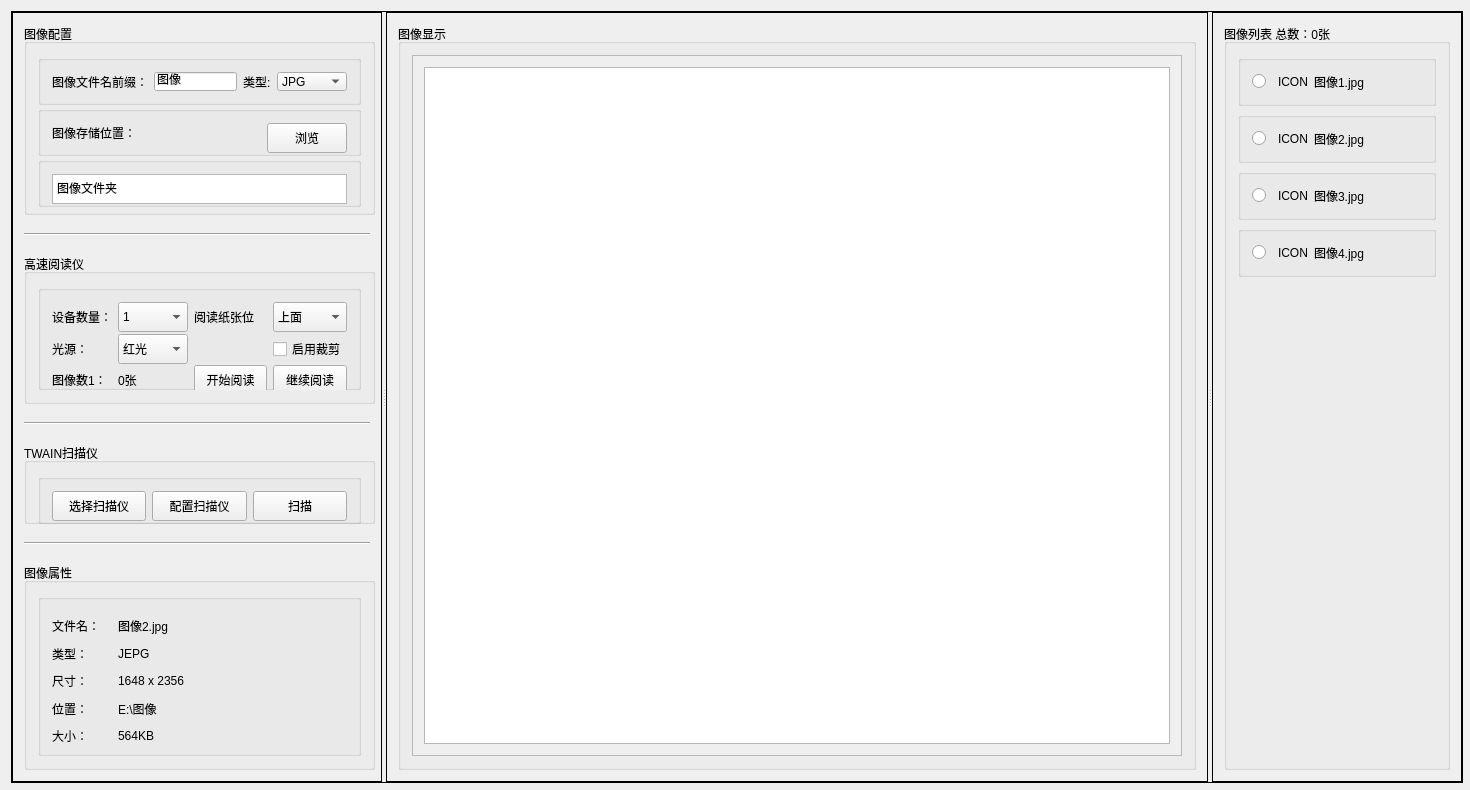
<?xml version="1.0" encoding="UTF-8"?>
<ui version="4.0">
 <class>FormImageGetterClass</class>
 <widget class="QMainWindow" name="FormImageGetterClass">
  <property name="geometry">
   <rect>
    <x>0</x>
    <y>0</y>
    <width>1470</width>
    <height>790</height>
   </rect>
  </property>
  <property name="minimumSize">
   <size>
    <width>0</width>
    <height>790</height>
   </size>
  </property>
  <property name="windowTitle">
   <string>FormImageGetter</string>
  </property>
  <widget class="QWidget" name="centralWidget">
   <property name="minimumSize">
    <size>
     <width>1470</width>
     <height>790</height>
    </size>
   </property>
   <layout class="QGridLayout" name="gridLayout_3">
    <item row="0" column="0">
     <widget class="QSplitter" name="splitter">
      <property name="minimumSize">
       <size>
        <width>1452</width>
        <height>772</height>
       </size>
      </property>
      <property name="frameShape">
       <enum>QFrame::Panel</enum>
      </property>
      <property name="orientation">
       <enum>Qt::Horizontal</enum>
      </property>
      <widget class="QFrame" name="frame_2">
       <property name="sizePolicy">
        <sizepolicy hsizetype="Preferred" vsizetype="Preferred">
         <horstretch>0</horstretch>
         <verstretch>0</verstretch>
        </sizepolicy>
       </property>
       <property name="minimumSize">
        <size>
         <width>370</width>
         <height>700</height>
        </size>
       </property>
       <property name="maximumSize">
        <size>
         <width>370</width>
         <height>16777215</height>
        </size>
       </property>
       <property name="frameShape">
        <enum>QFrame::Panel</enum>
       </property>
       <layout class="QVBoxLayout" name="verticalLayout_5">
        <property name="spacing">
         <number>18</number>
        </property>
        <item>
         <widget class="QGroupBox" name="groupBox_10">
          <property name="minimumSize">
           <size>
            <width>351</width>
            <height>191</height>
           </size>
          </property>
          <property name="title">
           <string>图像配置</string>
          </property>
          <layout class="QVBoxLayout" name="verticalLayout">
           <item>
            <widget class="QGroupBox" name="groupBox_11">
             <property name="minimumSize">
              <size>
               <width>0</width>
               <height>50</height>
              </size>
             </property>
             <property name="title">
              <string/>
             </property>
             <layout class="QHBoxLayout" name="horizontalLayout_2">
              <item>
               <widget class="QLabel" name="label">
                <property name="text">
                 <string>图像文件名前缀：</string>
                </property>
               </widget>
              </item>
              <item>
               <widget class="QLineEdit" name="TextBox_ImageFileNamePrefix">
                <property name="sizePolicy">
                 <sizepolicy hsizetype="Preferred" vsizetype="Preferred">
                  <horstretch>0</horstretch>
                  <verstretch>0</verstretch>
                 </sizepolicy>
                </property>
                <property name="text">
                 <string>图像</string>
                </property>
               </widget>
              </item>
              <item>
               <widget class="QLabel" name="label_2">
                <property name="text">
                 <string>类型:</string>
                </property>
               </widget>
              </item>
              <item>
               <widget class="QComboBox" name="ComboBox_ImageType">
                <property name="sizePolicy">
                 <sizepolicy hsizetype="Preferred" vsizetype="Preferred">
                  <horstretch>0</horstretch>
                  <verstretch>0</verstretch>
                 </sizepolicy>
                </property>
                <property name="minimumSize">
                 <size>
                  <width>70</width>
                  <height>0</height>
                 </size>
                </property>
                <property name="layoutDirection">
                 <enum>Qt::LeftToRight</enum>
                </property>
                <property name="styleSheet">
                 <string notr="true">font: 10pt &quot;宋体&quot;;</string>
                </property>
                <item>
                 <property name="text">
                  <string>JPG</string>
                 </property>
                </item>
                <item>
                 <property name="text">
                  <string>BMP</string>
                 </property>
                </item>
                <item>
                 <property name="text">
                  <string>PNG</string>
                 </property>
                </item>
                <item>
                 <property name="text">
                  <string>TIFF</string>
                 </property>
                </item>
               </widget>
              </item>
             </layout>
            </widget>
           </item>
           <item>
            <widget class="QGroupBox" name="groupBox_12">
             <property name="minimumSize">
              <size>
               <width>0</width>
               <height>50</height>
              </size>
             </property>
             <property name="title">
              <string/>
             </property>
             <layout class="QHBoxLayout" name="horizontalLayout_3">
              <item>
               <widget class="QLabel" name="label_3">
                <property name="text">
                 <string>图像存储位置：</string>
                </property>
               </widget>
              </item>
              <item>
               <spacer name="horizontalSpacer">
                <property name="orientation">
                 <enum>Qt::Horizontal</enum>
                </property>
                <property name="sizeHint" stdset="0">
                 <size>
                  <width>40</width>
                  <height>20</height>
                 </size>
                </property>
               </spacer>
              </item>
              <item>
               <widget class="QPushButton" name="Button_SelectFolder">
                <property name="sizePolicy">
                 <sizepolicy hsizetype="Preferred" vsizetype="Preferred">
                  <horstretch>0</horstretch>
                  <verstretch>0</verstretch>
                 </sizepolicy>
                </property>
                <property name="minimumSize">
                 <size>
                  <width>70</width>
                  <height>30</height>
                 </size>
                </property>
                <property name="text">
                 <string>浏览</string>
                </property>
               </widget>
              </item>
             </layout>
            </widget>
           </item>
           <item>
            <widget class="QGroupBox" name="groupBox_13">
             <property name="minimumSize">
              <size>
               <width>0</width>
               <height>50</height>
              </size>
             </property>
             <property name="title">
              <string/>
             </property>
             <layout class="QHBoxLayout" name="horizontalLayout_4">
              <item>
               <widget class="QTextEdit" name="TextBox_ImageSaveFolder">
                <property name="sizePolicy">
                 <sizepolicy hsizetype="Preferred" vsizetype="Preferred">
                  <horstretch>0</horstretch>
                  <verstretch>0</verstretch>
                 </sizepolicy>
                </property>
                <property name="minimumSize">
                 <size>
                  <width>0</width>
                  <height>30</height>
                 </size>
                </property>
                <property name="maximumSize">
                 <size>
                  <width>16777215</width>
                  <height>30</height>
                 </size>
                </property>
                <property name="html">
                 <string>&lt;!DOCTYPE HTML PUBLIC &quot;-//W3C//DTD HTML 4.0//EN&quot; &quot;http://www.w3.org/TR/REC-html40/strict.dtd&quot;&gt;
&lt;html&gt;&lt;head&gt;&lt;meta name=&quot;qrichtext&quot; content=&quot;1&quot; /&gt;&lt;style type=&quot;text/css&quot;&gt;
p, li { white-space: pre-wrap; }
&lt;/style&gt;&lt;/head&gt;&lt;body style=&quot; font-family:'SimSun'; font-size:9pt; font-weight:400; font-style:normal;&quot;&gt;
&lt;p style=&quot; margin-top:0px; margin-bottom:0px; margin-left:0px; margin-right:0px; -qt-block-indent:0; text-indent:0px;&quot;&gt;图像文件夹&lt;/p&gt;&lt;/body&gt;&lt;/html&gt;</string>
                </property>
               </widget>
              </item>
             </layout>
            </widget>
           </item>
          </layout>
         </widget>
        </item>
        <item>
         <widget class="Line" name="line_4">
          <property name="orientation">
           <enum>Qt::Horizontal</enum>
          </property>
         </widget>
        </item>
        <item>
         <widget class="QGroupBox" name="GroupBox_Scanner">
          <property name="minimumSize">
           <size>
            <width>351</width>
            <height>150</height>
           </size>
          </property>
          <property name="title">
           <string>高速阅读仪</string>
          </property>
          <layout class="QVBoxLayout" name="verticalLayout_2">
           <item>
            <widget class="QGroupBox" name="groupBox_15">
             <property name="minimumSize">
              <size>
               <width>0</width>
               <height>50</height>
              </size>
             </property>
             <property name="title">
              <string/>
             </property>
             <layout class="QGridLayout" name="gridLayout">
              <property name="verticalSpacing">
               <number>20</number>
              </property>
              <item row="2" column="2">
               <widget class="QPushButton" name="Button_ScannerStart1">
                <property name="minimumSize">
                 <size>
                  <width>70</width>
                  <height>30</height>
                 </size>
                </property>
                <property name="text">
                 <string>开始阅读</string>
                </property>
               </widget>
              </item>
              <item row="0" column="0">
               <widget class="QLabel" name="label_4">
                <property name="minimumSize">
                 <size>
                  <width>0</width>
                  <height>30</height>
                 </size>
                </property>
                <property name="text">
                 <string>设备数量：</string>
                </property>
               </widget>
              </item>
              <item row="0" column="3">
               <widget class="QComboBox" name="ComboBox_Position">
                <property name="sizePolicy">
                 <sizepolicy hsizetype="Preferred" vsizetype="Preferred">
                  <horstretch>0</horstretch>
                  <verstretch>0</verstretch>
                 </sizepolicy>
                </property>
                <property name="minimumSize">
                 <size>
                  <width>70</width>
                  <height>30</height>
                 </size>
                </property>
                <property name="styleSheet">
                 <string notr="true">font: 10pt &quot;宋体&quot;;</string>
                </property>
                <item>
                 <property name="text">
                  <string>上面</string>
                 </property>
                </item>
                <item>
                 <property name="text">
                  <string>下面</string>
                 </property>
                </item>
                <item>
                 <property name="text">
                  <string>两面</string>
                 </property>
                </item>
               </widget>
              </item>
              <item row="0" column="2">
               <widget class="QLabel" name="label_6">
                <property name="minimumSize">
                 <size>
                  <width>0</width>
                  <height>30</height>
                 </size>
                </property>
                <property name="text">
                 <string>阅读纸张位</string>
                </property>
               </widget>
              </item>
              <item row="2" column="3">
               <widget class="QPushButton" name="Button_ScannerContinue1">
                <property name="minimumSize">
                 <size>
                  <width>70</width>
                  <height>30</height>
                 </size>
                </property>
                <property name="text">
                 <string>继续阅读</string>
                </property>
               </widget>
              </item>
              <item row="2" column="1">
               <widget class="QLabel" name="Label_Pages1">
                <property name="minimumSize">
                 <size>
                  <width>0</width>
                  <height>30</height>
                 </size>
                </property>
                <property name="text">
                 <string>0张</string>
                </property>
               </widget>
              </item>
              <item row="1" column="0">
               <widget class="QLabel" name="label_5">
                <property name="minimumSize">
                 <size>
                  <width>0</width>
                  <height>30</height>
                 </size>
                </property>
                <property name="text">
                 <string>光源：</string>
                </property>
               </widget>
              </item>
              <item row="2" column="0">
               <widget class="QLabel" name="label_7">
                <property name="minimumSize">
                 <size>
                  <width>0</width>
                  <height>30</height>
                 </size>
                </property>
                <property name="text">
                 <string>图像数1：</string>
                </property>
               </widget>
              </item>
              <item row="1" column="1">
               <widget class="QComboBox" name="ComboBox_Light">
                <property name="sizePolicy">
                 <sizepolicy hsizetype="Preferred" vsizetype="Preferred">
                  <horstretch>0</horstretch>
                  <verstretch>0</verstretch>
                 </sizepolicy>
                </property>
                <property name="minimumSize">
                 <size>
                  <width>70</width>
                  <height>30</height>
                 </size>
                </property>
                <property name="styleSheet">
                 <string notr="true">font: 10pt &quot;宋体&quot;;</string>
                </property>
                <item>
                 <property name="text">
                  <string>红光</string>
                 </property>
                </item>
                <item>
                 <property name="text">
                  <string>绿光</string>
                 </property>
                </item>
                <item>
                 <property name="text">
                  <string>蓝光</string>
                 </property>
                </item>
                <item>
                 <property name="text">
                  <string>白光</string>
                 </property>
                </item>
               </widget>
              </item>
              <item row="0" column="1">
               <widget class="QComboBox" name="ComboBox_DeviceCount">
                <property name="sizePolicy">
                 <sizepolicy hsizetype="Preferred" vsizetype="Preferred">
                  <horstretch>0</horstretch>
                  <verstretch>0</verstretch>
                 </sizepolicy>
                </property>
                <property name="minimumSize">
                 <size>
                  <width>70</width>
                  <height>30</height>
                 </size>
                </property>
                <property name="styleSheet">
                 <string notr="true">font: 10pt &quot;宋体&quot;;</string>
                </property>
                <item>
                 <property name="text">
                  <string>1</string>
                 </property>
                </item>
                <item>
                 <property name="text">
                  <string>2</string>
                 </property>
                </item>
               </widget>
              </item>
              <item row="1" column="3">
               <widget class="QCheckBox" name="CheckBox_IsRectify">
                <property name="minimumSize">
                 <size>
                  <width>0</width>
                  <height>30</height>
                 </size>
                </property>
                <property name="text">
                 <string>启用裁剪</string>
                </property>
               </widget>
              </item>
             </layout>
            </widget>
           </item>
          </layout>
         </widget>
        </item>
        <item>
         <widget class="Line" name="line_5">
          <property name="orientation">
           <enum>Qt::Horizontal</enum>
          </property>
         </widget>
        </item>
        <item>
         <widget class="QGroupBox" name="GroupBox_TWAIN">
          <property name="minimumSize">
           <size>
            <width>351</width>
            <height>81</height>
           </size>
          </property>
          <property name="title">
           <string>TWAIN扫描仪</string>
          </property>
          <layout class="QVBoxLayout" name="verticalLayout_3">
           <item>
            <widget class="QGroupBox" name="groupBox_18">
             <property name="minimumSize">
              <size>
               <width>0</width>
               <height>50</height>
              </size>
             </property>
             <property name="title">
              <string/>
             </property>
             <layout class="QHBoxLayout" name="horizontalLayout_6">
              <item>
               <widget class="QPushButton" name="Button_TwainSelect">
                <property name="minimumSize">
                 <size>
                  <width>0</width>
                  <height>30</height>
                 </size>
                </property>
                <property name="text">
                 <string>选择扫描仪</string>
                </property>
               </widget>
              </item>
              <item>
               <widget class="QPushButton" name="Button_TwainConfig">
                <property name="minimumSize">
                 <size>
                  <width>0</width>
                  <height>30</height>
                 </size>
                </property>
                <property name="text">
                 <string>配置扫描仪</string>
                </property>
               </widget>
              </item>
              <item>
               <widget class="QPushButton" name="Button_TwainControl">
                <property name="minimumSize">
                 <size>
                  <width>0</width>
                  <height>30</height>
                 </size>
                </property>
                <property name="text">
                 <string>扫描</string>
                </property>
               </widget>
              </item>
             </layout>
            </widget>
           </item>
          </layout>
         </widget>
        </item>
        <item>
         <widget class="Line" name="line_6">
          <property name="orientation">
           <enum>Qt::Horizontal</enum>
          </property>
         </widget>
        </item>
        <item>
         <widget class="QGroupBox" name="groupBox_17">
          <property name="minimumSize">
           <size>
            <width>351</width>
            <height>0</height>
           </size>
          </property>
          <property name="title">
           <string>图像属性</string>
          </property>
          <layout class="QVBoxLayout" name="verticalLayout_4">
           <item>
            <widget class="QGroupBox" name="groupBox_19">
             <property name="minimumSize">
              <size>
               <width>0</width>
               <height>50</height>
              </size>
             </property>
             <property name="title">
              <string/>
             </property>
             <layout class="QGridLayout" name="gridLayout_2">
              <property name="verticalSpacing">
               <number>6</number>
              </property>
              <item row="3" column="0">
               <widget class="QLabel" name="label_14">
                <property name="minimumSize">
                 <size>
                  <width>60</width>
                  <height>30</height>
                 </size>
                </property>
                <property name="text">
                 <string>位置：</string>
                </property>
               </widget>
              </item>
              <item row="0" column="2">
               <widget class="QLabel" name="Label_FileName">
                <property name="minimumSize">
                 <size>
                  <width>100</width>
                  <height>30</height>
                 </size>
                </property>
                <property name="text">
                 <string>图像2.jpg</string>
                </property>
               </widget>
              </item>
              <item row="0" column="3">
               <spacer name="horizontalSpacer_2">
                <property name="orientation">
                 <enum>Qt::Horizontal</enum>
                </property>
                <property name="sizeHint" stdset="0">
                 <size>
                  <width>40</width>
                  <height>20</height>
                 </size>
                </property>
               </spacer>
              </item>
              <item row="1" column="3">
               <spacer name="horizontalSpacer_3">
                <property name="orientation">
                 <enum>Qt::Horizontal</enum>
                </property>
                <property name="sizeHint" stdset="0">
                 <size>
                  <width>40</width>
                  <height>20</height>
                 </size>
                </property>
               </spacer>
              </item>
              <item row="1" column="0">
               <widget class="QLabel" name="label_10">
                <property name="minimumSize">
                 <size>
                  <width>60</width>
                  <height>30</height>
                 </size>
                </property>
                <property name="text">
                 <string>类型：</string>
                </property>
               </widget>
              </item>
              <item row="4" column="3">
               <spacer name="horizontalSpacer_6">
                <property name="orientation">
                 <enum>Qt::Horizontal</enum>
                </property>
                <property name="sizeHint" stdset="0">
                 <size>
                  <width>40</width>
                  <height>20</height>
                 </size>
                </property>
               </spacer>
              </item>
              <item row="0" column="0">
               <widget class="QLabel" name="label_13">
                <property name="minimumSize">
                 <size>
                  <width>60</width>
                  <height>30</height>
                 </size>
                </property>
                <property name="text">
                 <string>文件名：</string>
                </property>
               </widget>
              </item>
              <item row="4" column="0">
               <widget class="QLabel" name="label_16">
                <property name="minimumSize">
                 <size>
                  <width>60</width>
                  <height>30</height>
                 </size>
                </property>
                <property name="text">
                 <string>大小：</string>
                </property>
               </widget>
              </item>
              <item row="3" column="2">
               <widget class="QLabel" name="Label_ImageFolder">
                <property name="minimumSize">
                 <size>
                  <width>100</width>
                  <height>30</height>
                 </size>
                </property>
                <property name="text">
                 <string>E:\图像</string>
                </property>
               </widget>
              </item>
              <item row="2" column="0">
               <widget class="QLabel" name="label_11">
                <property name="minimumSize">
                 <size>
                  <width>60</width>
                  <height>30</height>
                 </size>
                </property>
                <property name="text">
                 <string>尺寸：</string>
                </property>
               </widget>
              </item>
              <item row="2" column="2">
               <widget class="QLabel" name="Label_ImageSize">
                <property name="minimumSize">
                 <size>
                  <width>100</width>
                  <height>30</height>
                 </size>
                </property>
                <property name="text">
                 <string>1648 x 2356</string>
                </property>
               </widget>
              </item>
              <item row="3" column="3">
               <spacer name="horizontalSpacer_5">
                <property name="orientation">
                 <enum>Qt::Horizontal</enum>
                </property>
                <property name="sizeHint" stdset="0">
                 <size>
                  <width>40</width>
                  <height>20</height>
                 </size>
                </property>
               </spacer>
              </item>
              <item row="2" column="3">
               <spacer name="horizontalSpacer_4">
                <property name="orientation">
                 <enum>Qt::Horizontal</enum>
                </property>
                <property name="sizeHint" stdset="0">
                 <size>
                  <width>40</width>
                  <height>20</height>
                 </size>
                </property>
               </spacer>
              </item>
              <item row="4" column="2">
               <widget class="QLabel" name="Label_FileSize">
                <property name="minimumSize">
                 <size>
                  <width>100</width>
                  <height>30</height>
                 </size>
                </property>
                <property name="text">
                 <string>564KB</string>
                </property>
               </widget>
              </item>
              <item row="1" column="2">
               <widget class="QLabel" name="Label_ImageType">
                <property name="minimumSize">
                 <size>
                  <width>100</width>
                  <height>30</height>
                 </size>
                </property>
                <property name="text">
                 <string>JEPG</string>
                </property>
               </widget>
              </item>
              <item row="5" column="2">
               <spacer name="verticalSpacer_5">
                <property name="orientation">
                 <enum>Qt::Vertical</enum>
                </property>
                <property name="sizeHint" stdset="0">
                 <size>
                  <width>20</width>
                  <height>40</height>
                 </size>
                </property>
               </spacer>
              </item>
             </layout>
            </widget>
           </item>
          </layout>
         </widget>
        </item>
       </layout>
      </widget>
      <widget class="QFrame" name="frame_3">
       <property name="sizePolicy">
        <sizepolicy hsizetype="Expanding" vsizetype="Preferred">
         <horstretch>0</horstretch>
         <verstretch>0</verstretch>
        </sizepolicy>
       </property>
       <property name="frameShape">
        <enum>QFrame::Panel</enum>
       </property>
       <layout class="QVBoxLayout" name="verticalLayout_7">
        <item>
         <widget class="QGroupBox" name="groupBox_2">
          <property name="sizePolicy">
           <sizepolicy hsizetype="Expanding" vsizetype="Preferred">
            <horstretch>0</horstretch>
            <verstretch>0</verstretch>
           </sizepolicy>
          </property>
          <property name="title">
           <string>图像显示</string>
          </property>
          <layout class="QGridLayout" name="gridLayout_4">
           <item row="0" column="0">
            <widget class="QScrollArea" name="scrollArea">
             <property name="widgetResizable">
              <bool>true</bool>
             </property>
             <widget class="QWidget" name="scrollAreaWidgetContents">
              <property name="geometry">
               <rect>
                <x>0</x>
                <y>0</y>
                <width>778</width>
                <height>716</height>
               </rect>
              </property>
              <layout class="QGridLayout" name="gridLayout_5">
               <item row="0" column="1">
                <widget class="QGraphicsView" name="graphicsView"/>
               </item>
              </layout>
             </widget>
            </widget>
           </item>
          </layout>
         </widget>
        </item>
       </layout>
      </widget>
      <widget class="QFrame" name="frame_1">
       <property name="sizePolicy">
        <sizepolicy hsizetype="Preferred" vsizetype="Preferred">
         <horstretch>0</horstretch>
         <verstretch>0</verstretch>
        </sizepolicy>
       </property>
       <property name="minimumSize">
        <size>
         <width>250</width>
         <height>0</height>
        </size>
       </property>
       <property name="maximumSize">
        <size>
         <width>250</width>
         <height>16777215</height>
        </size>
       </property>
       <property name="frameShape">
        <enum>QFrame::Panel</enum>
       </property>
       <layout class="QVBoxLayout" name="verticalLayout_6">
        <item>
         <widget class="QGroupBox" name="groupBox_ListTitle">
          <property name="title">
           <string>图像列表 总数：0张</string>
          </property>
          <layout class="QVBoxLayout" name="verticalLayout_8">
           <item>
            <widget class="QGroupBox" name="groupBox_image1">
             <property name="title">
              <string/>
             </property>
             <layout class="QGridLayout" name="gridLayout_6">
              <property name="verticalSpacing">
               <number>10</number>
              </property>
              <item row="0" column="1">
               <widget class="QLabel" name="label_8">
                <property name="text">
                 <string>ICON</string>
                </property>
               </widget>
              </item>
              <item row="0" column="0">
               <widget class="QRadioButton" name="radioButton_image1">
                <property name="minimumSize">
                 <size>
                  <width>20</width>
                  <height>0</height>
                 </size>
                </property>
                <property name="text">
                 <string/>
                </property>
               </widget>
              </item>
              <item row="0" column="3">
               <spacer name="horizontalSpacer_7">
                <property name="orientation">
                 <enum>Qt::Horizontal</enum>
                </property>
                <property name="sizeHint" stdset="0">
                 <size>
                  <width>40</width>
                  <height>20</height>
                 </size>
                </property>
               </spacer>
              </item>
              <item row="0" column="2">
               <widget class="QLabel" name="label_9">
                <property name="text">
                 <string>图像1.jpg</string>
                </property>
               </widget>
              </item>
             </layout>
            </widget>
           </item>
           <item>
            <widget class="QGroupBox" name="groupBox_image2">
             <property name="title">
              <string/>
             </property>
             <layout class="QHBoxLayout" name="horizontalLayout">
              <item>
               <widget class="QRadioButton" name="radioButton_image2">
                <property name="minimumSize">
                 <size>
                  <width>20</width>
                  <height>0</height>
                 </size>
                </property>
                <property name="text">
                 <string/>
                </property>
               </widget>
              </item>
              <item>
               <widget class="QLabel" name="label_12">
                <property name="text">
                 <string>ICON</string>
                </property>
               </widget>
              </item>
              <item>
               <widget class="QLabel" name="label_15">
                <property name="text">
                 <string>图像2.jpg</string>
                </property>
               </widget>
              </item>
              <item>
               <spacer name="horizontalSpacer_8">
                <property name="orientation">
                 <enum>Qt::Horizontal</enum>
                </property>
                <property name="sizeHint" stdset="0">
                 <size>
                  <width>40</width>
                  <height>20</height>
                 </size>
                </property>
               </spacer>
              </item>
             </layout>
            </widget>
           </item>
           <item>
            <widget class="QGroupBox" name="groupBox_image3">
             <property name="title">
              <string/>
             </property>
             <layout class="QHBoxLayout" name="horizontalLayout_5">
              <item>
               <widget class="QRadioButton" name="radioButton_image3">
                <property name="minimumSize">
                 <size>
                  <width>20</width>
                  <height>0</height>
                 </size>
                </property>
                <property name="text">
                 <string/>
                </property>
               </widget>
              </item>
              <item>
               <widget class="QLabel" name="label_17">
                <property name="text">
                 <string>ICON</string>
                </property>
               </widget>
              </item>
              <item>
               <widget class="QLabel" name="label_18">
                <property name="text">
                 <string>图像3.jpg</string>
                </property>
               </widget>
              </item>
              <item>
               <spacer name="horizontalSpacer_9">
                <property name="orientation">
                 <enum>Qt::Horizontal</enum>
                </property>
                <property name="sizeHint" stdset="0">
                 <size>
                  <width>40</width>
                  <height>20</height>
                 </size>
                </property>
               </spacer>
              </item>
             </layout>
            </widget>
           </item>
           <item>
            <widget class="QGroupBox" name="groupBox_image4">
             <property name="title">
              <string/>
             </property>
             <layout class="QHBoxLayout" name="horizontalLayout_7">
              <item>
               <widget class="QRadioButton" name="radioButton_image4">
                <property name="minimumSize">
                 <size>
                  <width>20</width>
                  <height>0</height>
                 </size>
                </property>
                <property name="text">
                 <string/>
                </property>
               </widget>
              </item>
              <item>
               <widget class="QLabel" name="label_19">
                <property name="text">
                 <string>ICON</string>
                </property>
               </widget>
              </item>
              <item>
               <widget class="QLabel" name="label_20">
                <property name="text">
                 <string>图像4.jpg</string>
                </property>
               </widget>
              </item>
              <item>
               <spacer name="horizontalSpacer_10">
                <property name="orientation">
                 <enum>Qt::Horizontal</enum>
                </property>
                <property name="sizeHint" stdset="0">
                 <size>
                  <width>40</width>
                  <height>20</height>
                 </size>
                </property>
               </spacer>
              </item>
             </layout>
            </widget>
           </item>
           <item>
            <spacer name="verticalSpacer">
             <property name="orientation">
              <enum>Qt::Vertical</enum>
             </property>
             <property name="sizeHint" stdset="0">
              <size>
               <width>20</width>
               <height>40</height>
              </size>
             </property>
            </spacer>
           </item>
          </layout>
         </widget>
        </item>
       </layout>
      </widget>
     </widget>
    </item>
   </layout>
  </widget>
 </widget>
 <layoutdefault spacing="6" margin="11"/>
 <resources>
  <include location="formimagegetter.qrc"/>
 </resources>
 <connections>
  <connection>
   <sender>Button_SelectFolder</sender>
   <signal>clicked(bool)</signal>
   <receiver>FormImageGetterClass</receiver>
   <slot>Button_SelectFolder_Click()</slot>
   <hints>
    <hint type="sourcelabel">
     <x>305</x>
     <y>119</y>
    </hint>
    <hint type="destinationlabel">
     <x>393</x>
     <y>-25</y>
    </hint>
   </hints>
  </connection>
  <connection>
   <sender>Button_ScannerStart1</sender>
   <signal>clicked(bool)</signal>
   <receiver>FormImageGetterClass</receiver>
   <slot>Button_ScannerStart1_Click()</slot>
   <hints>
    <hint type="sourcelabel">
     <x>238</x>
     <y>378</y>
    </hint>
    <hint type="destinationlabel">
     <x>-53</x>
     <y>244</y>
    </hint>
   </hints>
  </connection>
  <connection>
   <sender>Button_ScannerContinue1</sender>
   <signal>clicked(bool)</signal>
   <receiver>FormImageGetterClass</receiver>
   <slot>Button_ScannerContinue1_Click()</slot>
   <hints>
    <hint type="sourcelabel">
     <x>324</x>
     <y>376</y>
    </hint>
    <hint type="destinationlabel">
     <x>-31</x>
     <y>262</y>
    </hint>
   </hints>
  </connection>
 </connections>
 <slots>
  <slot>Button_SelectFolder_Click()</slot>
  <slot>Button_ScannerStart1_Click()</slot>
  <slot>Button_ScannerContinue1_Click()</slot>
 </slots>
</ui>
